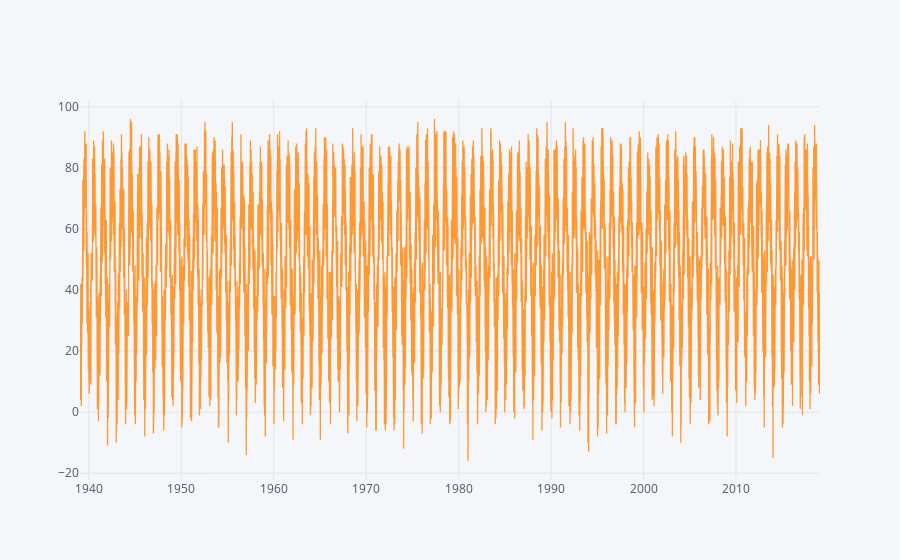

This figure's notebook cell:
### Code cell
dfnd.iplot(x='Date')

### Figure 1 — Plotly figure (JSON) as saved in the notebook; plotly's stock layout.template omitted (floating-point values rounded to 4 significant figures; data arrays with more than 128 entries replaced by an {"elided": "..."} marker saying what was removed)
{"data": [{"line": {"color": "rgba(255, 153, 51, 1.0)", "dash": "solid", "shape": "linear", "width": 1.3}, "mode": "lines", "name": " MaxTemperature", "text": "", "type": "scatter", "uid": "1b9cbef1-0aa4-4be0-aabc-fceb822f8881", "x": {"elided": "29178 str values"}, "y": {"elided": "29178 int values"}}], "layout": {"legend": {"bgcolor": "#F5F6F9", "font": {"color": "#4D5663"}}, "paper_bgcolor": "#F5F6F9", "plot_bgcolor": "#F5F6F9", "title": {"font": {"color": "#4D5663"}}, "xaxis": {"gridcolor": "#E1E5ED", "showgrid": true, "tickfont": {"color": "#4D5663"}, "title": {"font": {"color": "#4D5663"}, "text": ""}, "zerolinecolor": "#E1E5ED"}, "yaxis": {"gridcolor": "#E1E5ED", "showgrid": true, "tickfont": {"color": "#4D5663"}, "title": {"font": {"color": "#4D5663"}, "text": ""}, "zerolinecolor": "#E1E5ED"}}}
